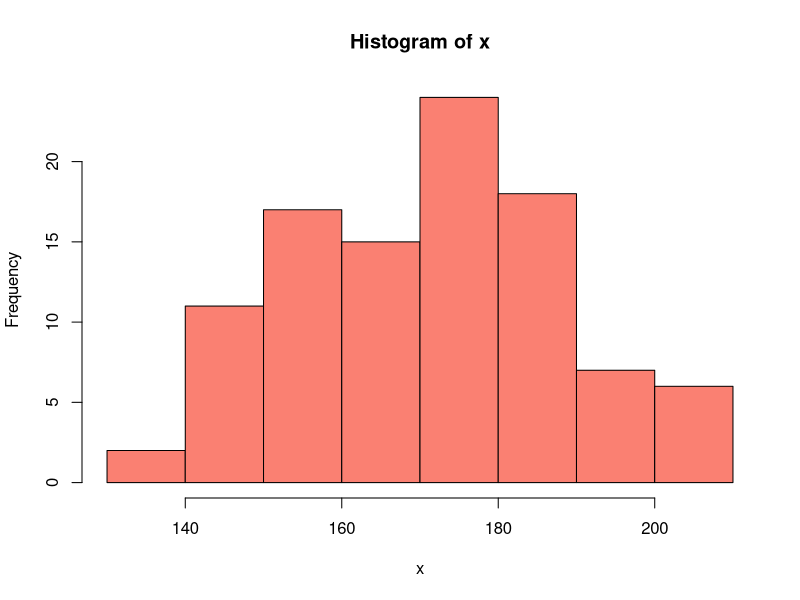

The R source for this figure:
## ---- chunk 1
knitr::opts_chunk$set(echo=FALSE, eval=TRUE)
## ---- chunk 2
x <- rnorm(n=100, mean=170, sd=15)
hist(x, col='salmon')
